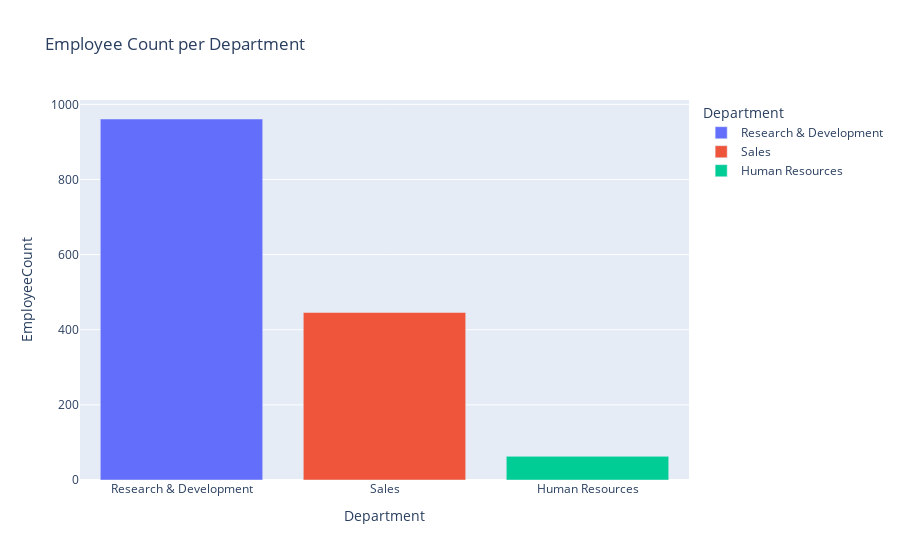

The cell this chart's notebook holds for it:
### Markdown cell above
## 2. Employee count per department

### Code cell
print("2. What is the employee count for each department?")
query2 = '''SELECT Department, COUNT(*) as EmployeeCount
FROM employee
GROUP BY Department;'''
cursor.execute(query2)
results = cursor.fetchall() 
print("Employee count in each Department (SQL):")
for department, count in results:
    print(f"{department}: {count}")
# Pandas way
dept_counts = df.groupby('Department').size()
print("Pandas way:")
for department, count in dept_counts.items():
    print(f"{department}: {count}")

#visualization
# Employee count per department
dept_counts = df['Department'].value_counts().reset_index()
dept_counts.columns = ['Department', 'EmployeeCount']
# Bar chart
fig = px.bar(dept_counts, x='Department', y='EmployeeCount',
             color='Department', title='Employee Count per Department',
             color_continuous_scale=px.colors.sequential.Purples)
fig.show()

### Figure 1 — Plotly figure (JSON) as saved in the notebook; plotly's stock layout.template omitted (floating-point values rounded to 4 significant figures)
{"data": [{"hovertemplate": "Department=%{x}<br>EmployeeCount=%{y}<extra></extra>", "legendgroup": "Research & Development", "marker": {"color": "#636efa", "pattern": {"shape": ""}}, "name": "Research & Development", "orientation": "v", "showlegend": true, "textposition": "auto", "type": "bar", "x": ["Research & Development"], "xaxis": "x", "y": [961], "yaxis": "y"}, {"hovertemplate": "Department=%{x}<br>EmployeeCount=%{y}<extra></extra>", "legendgroup": "Sales", "marker": {"color": "#EF553B", "pattern": {"shape": ""}}, "name": "Sales", "orientation": "v", "showlegend": true, "textposition": "auto", "type": "bar", "x": ["Sales"], "xaxis": "x", "y": [446], "yaxis": "y"}, {"hovertemplate": "Department=%{x}<br>EmployeeCount=%{y}<extra></extra>", "legendgroup": "Human Resources", "marker": {"color": "#00cc96", "pattern": {"shape": ""}}, "name": "Human Resources", "orientation": "v", "showlegend": true, "textposition": "auto", "type": "bar", "x": ["Human Resources"], "xaxis": "x", "y": [63], "yaxis": "y"}], "layout": {"barmode": "relative", "legend": {"title": {"text": "Department"}, "tracegroupgap": 0}, "title": {"text": "Employee Count per Department"}, "xaxis": {"anchor": "y", "categoryarray": ["Research & Development", "Sales", "Human Resources"], "categoryorder": "array", "domain": [0, 1], "title": {"text": "Department"}}, "yaxis": {"anchor": "x", "domain": [0, 1], "title": {"text": "EmployeeCount"}}}}
